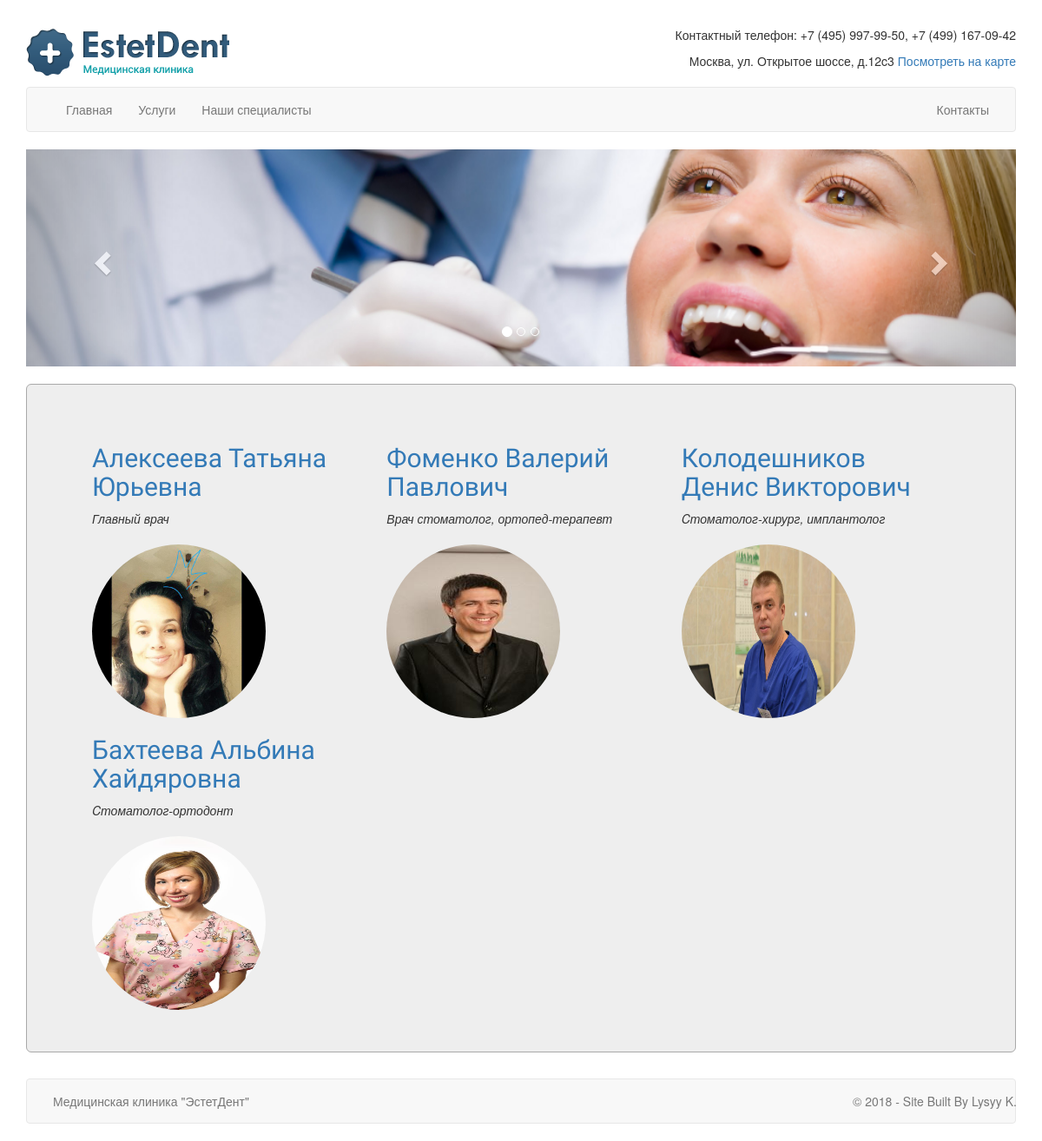
Page /spec/ on the earlier database version.
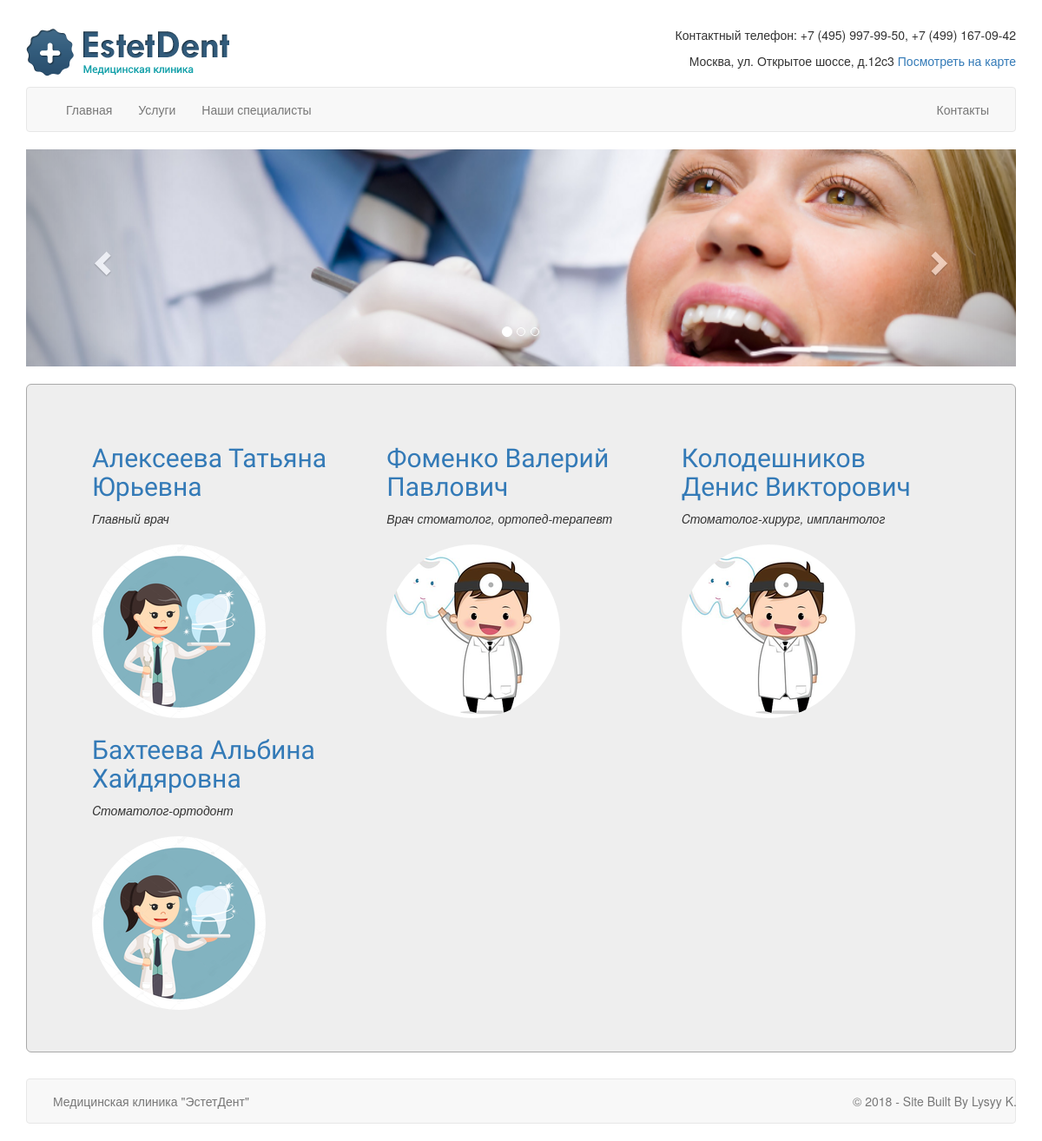
Same page on the later database version.
### estetdentsite/models.py (models this page shows, shortened)
class Spec(models.Model):
    name = models.CharField(max_length=256)
    spec = models.CharField(max_length=256)
    info = models.TextField()
    photo = models.ImageField(upload_to='spec_photo', blank=True)

### estetdentsite/views.py (the view)
# urls.py: path('spec/', views.SpecListView.as_view(), name='spec_list'),
class SpecListView(ListView):
    model = Spec
    template_name = 'spec_list.html'
    def get_context_data(self, **kwargs):
        context = super().get_context_data(**kwargs)
        context['spec_list'] = Spec.objects.all()
        return context

### templates/spec_list.html
{% extends 'base.html' %}
{% block content %}
    <div class="container">
        <div class="row">
            {% for spec in spec_list %}
                <div class="col-md-4 .col-xl-3 .col-sm-6">
                    <div class="spec_info">
                        <a href="{% url 'spec_detail' pk=spec.pk %}"><h2>{{ spec.name }}</h2></a>
                        <span id="spec_spec">{{ spec.spec }}</span>
                        <br>
                        <br>
                        <div id="spec_img">
                            <img src="{{ spec.photo.url }}">
                        </div>
                    </div>
                </div>
            {% endfor %}
        </div>
    </div>
{% endblock %}

### templates/base.html (shortened to what this page needs)
<!DOCTYPE html>
{% load staticfiles %}
<html lang="en">
<head>
    <link rel="stylesheet" href="https://maxcdn.bootstrapcdn.com/bootstrap/3.3.7/css/bootstrap.min.css"
>
    <link rel="stylesheet" href="{% static 'css/style.css' %}">
</head>
<body>
<div class="header">
    <div class="container">
        <div class="logo">
            <a href=""><img src="{% static 'image/logo.png' %}"> </a>
        </div>
        <div class="header-contacts">
            <p>Контактный телефон: +7 (495) 997-99-50, +7 (499) 167-09-42</p>
            <p>Москва, ул. Открытое шоссе, д.12c3 <a href="{% url 'contacts' %}">Посмотреть на карте</a></p>
        </div>
    </div>
</div>
<div class="nav">
    <div class="container">
        <nav class="navbar navbar-default">
            <div class="container-fluid">
                <div class="collapse navbar-collapse" id="bs-example-navbar-collapse-1">
                    <ul class="nav navbar-nav changefont">
                        <li><a href="{% url 'about' %}">Главная </a></li>
                        <li><a href="{% url 'serv_list' %}">Услуги </a></li>
                        <li><a href="{% url 'spec_list'%}">Наши специалисты</a></li>
                    </ul>
                    <ul class="nav navbar-nav navbar-right">
                        <li><a href="{% url 'contacts' %}">Контакты</a></li>
                    </ul>
                </div>
            </div>
        </nav>
    </div>
</div>
<div class="slider">
    <div class="container">
        <div id="carousel-example-generic" class="carousel slide" data-ride="carousel">
            <ol class="carousel-indicators">
                <li data-target="#carousel-example-generic" data-slide-to="0" class="active"></li>
                <li data-target="#carousel-example-generic" data-slide-to="1"></li>
                <li data-target="#carousel-example-generic" data-slide-to="2"></li>
            </ol>
            <div class="carousel-inner" role="listbox">
                <div class="item active">
                    <img src="{% static 'image/Dental-Services.png' %}" alt="...">
                </div>
            </div>
            <a class="left carousel-control" href="#carousel-example-generic" role="button" data-slide="prev">
                <span class="glyphicon glyphicon-chevron-left" aria-hidden="true"></span>
            </a>
            <a class="right carousel-control" href="#carousel-example-generic" role="button" data-slide="next">
                <span class="glyphicon glyphicon-chevron-right" aria-hidden="true"></span>
            </a>
        </div>
    </div>
</div>
<div class="content container">
    <div class="row">
        <div class="col-md-12">
            <div class="jumbotron">
                {% block content %}
                {% endblock %}
            </div>
        </div>
    </div>
</div>
<div class="footer">
    <div class="container">
    <div class="navbar navbar-default">
        <div class="container">
            <p class="navbar-text pull-left">Медицинская клиника "ЭстетДент"<br>
            </p>
            <p class="navbar-text pull-right">© 2018 - Site Built By Lysyy K.</p>
        </div>
    </div>
</div>
</div>
</body>
</html>

### static/css/style.css (style rules this page uses)
body { link: black; }
.logo { width: 300px; float: left; padding-top: 20px; }
.header-contacts { text-align: right; padding-top: 30px; }
.header { display: inline; }
.carousel { height: 250px !important; overflow: hidden; }
.carousel-inner { overflow: visible; }
.carousel-inner img { left: 50%; max-width: none !important; min-height: 400px; min-width: 100%; position: absolute; top: 200px; transform: translate(-50%, -50%); }
#spec_img img { width: 200px; height: 200px; -moz-border-radius: 100px; -webkit-border-radius: 100px; -khtml-border-radius: 100px; border-radius: 100px; vertical-align: middle; }
.content { padding-top: 20px; }
.jumbotron { border: 1px solid darkgrey; }
.spec_info { width: 300px; }
.spec_info a { text-decoration: none; }
.spec_info a h2 { font-family: 'Cuprum', sans-serif; }
#spec_spec { font-style: italic; }

Differences in the rows shown:
changed Spec "Алексеева Татьяна Юрьевна": photo: a different picture
changed Spec "Фоменко Валерий Павлович": photo: a different picture
changed Spec "Колодешников Денис Викторович": photo: a different picture
changed Spec "Бахтеева Альбина Хайдяровна": photo: a different picture
